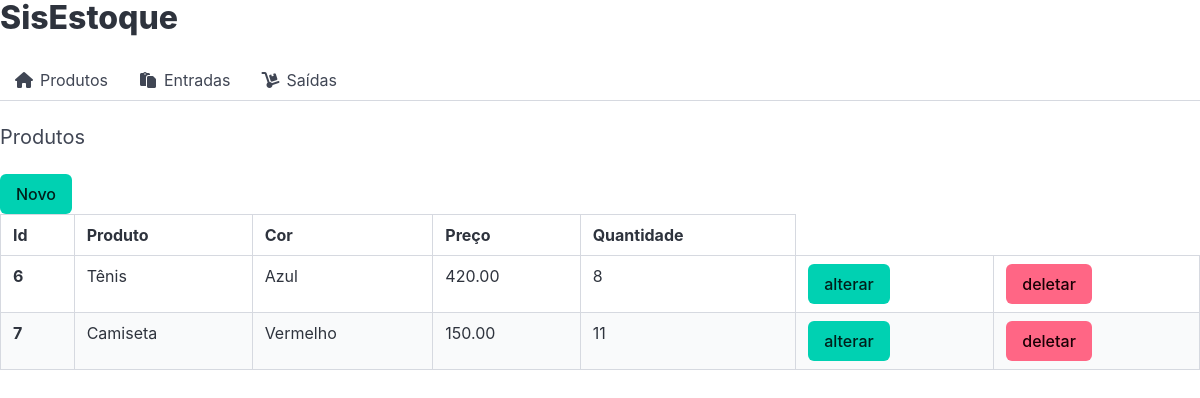
The app's page /produto/list_produto/, older data.
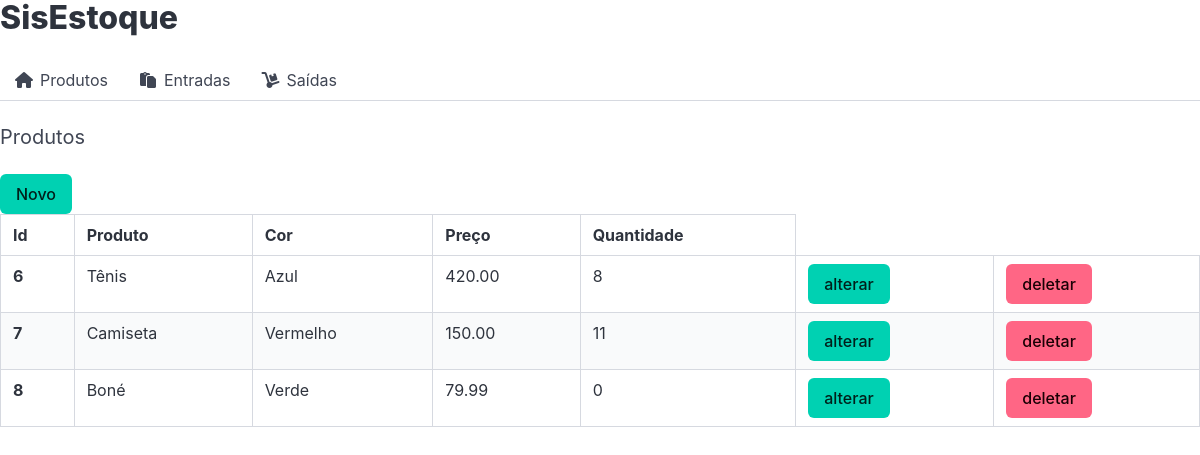
The same page, newer data.
### produto/models.py (models this page shows, shortened)
class Produtos(models.Model):
    produto = models.CharField('Produto', max_length=200)
    cor = models.ForeignKey(Cores, on_delete=models.PROTECT, verbose_name='Cor')
    descricao = models.TextField('Descriçao', blank=True)
    quantidade = models.IntegerField('Quantidade', default=0)
    preco = models.DecimalField('Preço', decimal_places=2, max_digits=8, default=0)
    criado = models.DateTimeField('Criado em', auto_now_add=True)
    modificado = models.DateField('Modificado em', auto_now=True)
    class Meta:
        verbose_name = 'Produto'
        verbose_name_plural = 'Produtos'
        ordering = ['-produto']

class Cores(models.Model):
    cor = models.CharField('Cor', max_length=200)
    def __str__(self):
        return self.cor

### produto/views.py (the view)
# urls.py: path('list_produto/', list_produto, name='list_produto'),
def list_produto(request):
    produtos = Produtos.objects.all()
    template_name = 'list_produtos.html'
    context = { 'produtos': produtos, }
    return render(request, template_name, context)

### produto/templates/list_produtos.html
{% extends 'base.html' %}
{% block product %}
    <h2 class="subtitle">Produtos</h2>
    <a class="button is-primary" href="{% url 'produto:new_produto' %}">Novo</a>
    <table class="table is-striped is-hoverable is-fullwidth is-bordered ">
        <thead>
            <tr>
                <th>Id</th>
                <th>Produto</th>
                <th>Cor</th>
                <th>Preço</th>
                <th>Quantidade</th>
            </tr>
        </thead>
        <tbody> {% for produto in produtos %}<tr>
                <th>{{ produto.id }}</th>
                <td>{{ produto.produto }}</td>
                <td>{{ produto.cor }}</td>
                <td>{{ produto.preco }}</td>
                <td>{{ produto.quantidade }}</td>
                <td><a class = "button is-primary" href="{% url 'produto:update_produto' produto.id%}">alterar</a></td>
                <td><a class = "button is-danger " href="{% url 'produto:delete_produto' produto.id%}">deletar</a></td>
            </tr> {% endfor %} </tbody>
    </table>
{% endblock %}

Row changes from the older to the newer data that the page shows:
added Produtos: id "8", produto "Boné", cor "Verde", preco "79.99", quantidade "0"
